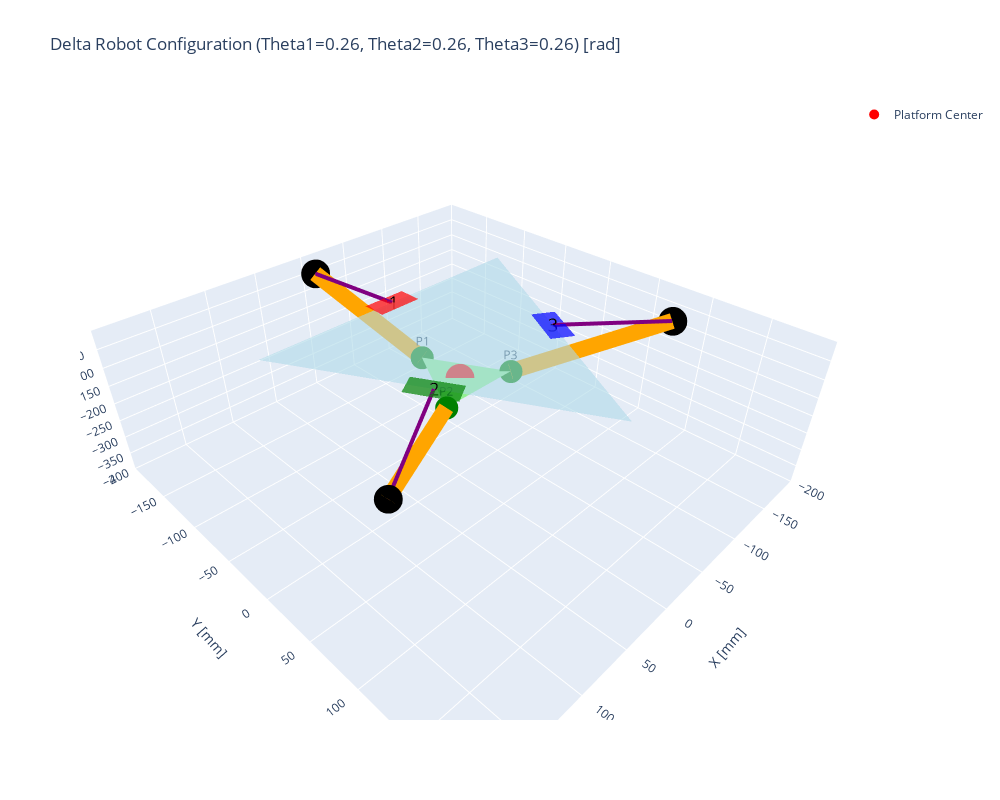
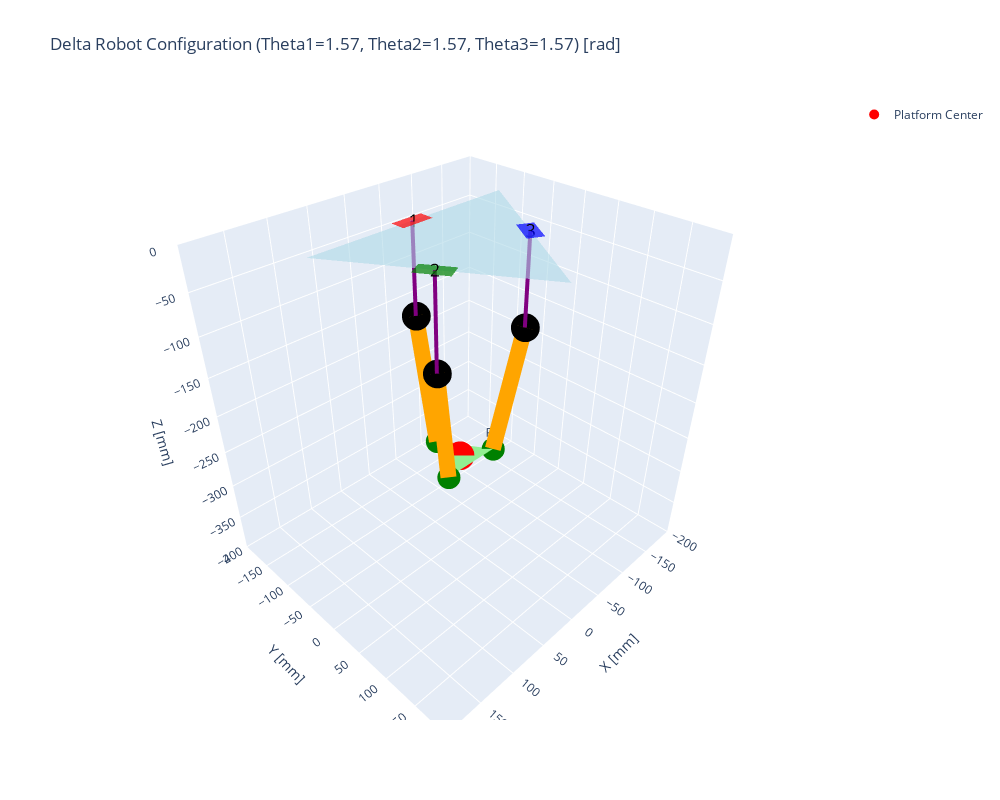
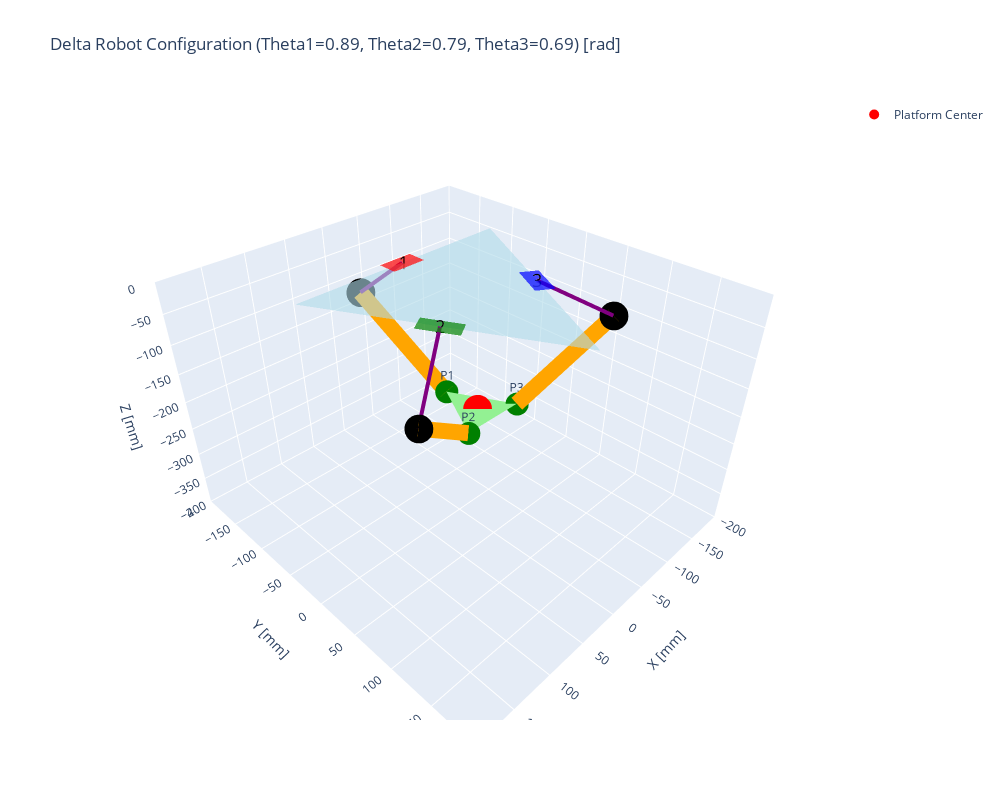

Notebook code for these charts, in order:
### Markdown cell above
# Plotting the Robot's Configuration

In order to better visualize the robot's configuration, we can plot the robot's links and joints in 3D space.

### Code cell
def motor_positions():
  return (
    (0,-WB,0), # B1
    ((np.sqrt(3)/2)*WB,WB/2,0), # B2
    (-(np.sqrt(3)/2)*WB, WB/2, 0)  # B3
  )
  
def base_vertices():
  return (
    (SB/2, -WB, 0), # b1
    (0, UB, 0), # b2
    (-SB/2, -WB, 0) # b3
  )

def platform_vertices(platform_position):
  # platform_position is a tuple (x,y,z)
  x, y, z = platform_position
  # Platform vertices with respect to the given platform position
  return (
    (x, y - UP, z), # P1
    (x + SP/2, y + WP, z), # P2
    (x - SP/2, y + WP, z) # P3
  )

def knee_joints(theta1,theta2,theta3):
  knee_1 = (0, -WB-L*np.cos(theta1), -L*np.sin(theta1))
  knee_2 = ((np.sqrt(3)/2)*(WB+L*np.cos(theta2)), (1/2)*(WB+L*np.cos(theta2)), -L*np.sin(theta2))
  knee_3 = ((-np.sqrt(3)/2)*(WB+L*np.cos(theta3)), (1/2)
            * (WB+L*np.cos(theta3)), -L*np.sin(theta3))
  return (knee_1, knee_2, knee_3)


def get_motor_rectangle_corners(motor_position, angle, motor_width=20, motor_length=40):
    # Local coordinates (centered at 0,0)
    dx = motor_length / 2
    dy = motor_width / 2
    local_corners = np.array([
        [-dx, -dy],
        [dx, -dy],
        [dx,  dy],
        [-dx,  dy]
    ])
    # Create rotation matrix for the given angle
    R = np.array([
        [np.cos(angle), -np.sin(angle)],
        [np.sin(angle),  np.cos(angle)]
    ])
    rotated = (local_corners @ R.T) + np.array(motor_position[:2])
    # Append the constant z coordinate from motor_position
    corners = [(pt[0], pt[1], motor_position[2]) for pt in rotated]
    return corners

def plot_robot(theta1, theta2, theta3):
  # Calculate the knee joint positions
  knee_1, knee_2, knee_3 = knee_joints(theta1, theta2, theta3)
  # Calculate the platform position
  try:
    platform_position = FK(theta1, theta2, theta3)
  except Exception as e:
    print(f"Exception for FK({theta1}, {theta2}, {theta3}): {e}")
    return
  # Get the base vertices
  bv1, bv2, bv3 = base_vertices()
  # Get the motor positions
  m1, m2, m3 = motor_positions()
  # Get the platform vertices
  pv1, pv2, pv3 = platform_vertices(platform_position)
  
  # Create a 3D plot
  fig = go.Figure()
  
  # --- Base Triangle (Mesh3d) ---
  base_x = [bv1[0], bv2[0], bv3[0]]
  base_y = [bv1[1], bv2[1], bv3[1]]
  base_z = [bv1[2], bv2[2], bv3[2]]
  fig.add_trace(go.Mesh3d(
      x=base_x, y=base_y, z=base_z,
      i=[0], j=[1], k=[2],
      color='lightblue', opacity=0.6,
      name='Base'
  ))
  
  # --- Platform Triangle (Mesh3d) ---
  plat_x = [pv1[0], pv2[0], pv3[0]]
  plat_y = [pv1[1], pv2[1], pv3[1]]
  plat_z = [pv1[2], pv2[2], pv3[2]]
  fig.add_trace(go.Mesh3d(
      x=plat_x, y=plat_y, z=plat_z,
      i=[0], j=[1], k=[2],
      color='lightgreen', opacity=1.0,
      name='Platform'
  ))
  
  # Draw a red sphere at the platform position
  fig.add_trace(go.Scatter3d(
        x=[platform_position[0]], y=[platform_position[1]], z=[platform_position[2]],
        mode='markers',
        marker=dict(color='red', size=10),
        name='Platform Center'
    ))

  # Add platform vertices as markers with labels
  platform_vertices_list = [pv1, pv2, pv3]
  for idx, pv in enumerate(platform_vertices_list, start=1):
      fig.add_trace(go.Scatter3d(
          x=[pv[0]], y=[pv[1]], z=[pv[2]],
          mode='markers+text',
          marker=dict(color='green', size=H/4),
          text=f'P{idx}',
          textposition='top center',
          name=f'PV {idx}',
          showlegend=False
      ))
  
  # --- Motor Rectangles ---
  # Determine motor orientations based on the base triangle sides:
  motor_angle1 = np.arctan2(bv1[1] - bv3[1], bv1[0] - bv3[0])
  motor_angle2 = np.arctan2(bv2[1] - bv1[1], bv2[0] - bv1[0])
  motor_angle3 = np.arctan2(bv3[1] - bv2[1], bv3[0] - bv2[0])
  motor_angles = [motor_angle1, motor_angle2, motor_angle3]
  motor_positions_list = [m1, m2, m3]
  motor_colors = ['red', 'green', 'blue']
  motor_ids = ['1', '2', '3']
  
# For each motor, compute its rectangle and add it as two triangles.
  for m, ang, color, mid in zip(motor_positions_list, motor_angles, motor_colors, motor_ids):
    corners = get_motor_rectangle_corners(m, ang)
    # Split quadrilateral into two triangles:
    # Triangle 1: corners[0], corners[1], corners[2]
    tri1_x = [corners[0][0], corners[1][0], corners[2][0]]
    tri1_y = [corners[0][1], corners[1][1], corners[2][1]]
    tri1_z = [corners[0][2], corners[1][2], corners[2][2]]
    
    # Triangle 2: corners[0], corners[2], corners[3]
    tri2_x = [corners[0][0], corners[2][0], corners[3][0]]
    tri2_y = [corners[0][1], corners[2][1], corners[3][1]]
    tri2_z = [corners[0][2], corners[2][2], corners[3][2]]
    
    # Add first triangle
    fig.add_trace(go.Mesh3d(
        x=tri1_x, y=tri1_y, z=tri1_z,
        color=color, opacity=0.7,
        name=f'Motor {mid}',
        showscale=False
    ))
    # Add second triangle
    fig.add_trace(go.Mesh3d(
        x=tri2_x, y=tri2_y, z=tri2_z,
        color=color, opacity=0.7,
        name=f'Motor {mid}',
        showscale=False
    ))
    # Add motor label as text at the motor position
    fig.add_trace(go.Scatter3d(
        x=[m[0]], y=[m[1]], z=[m[2]],
        mode='text',
        text=[mid],
        textposition='middle center',
        textfont=dict(color='black', size=18),
        showlegend=False
    ))
  # --- End of Motor Rectangles ---
    
  # --- Active Links (lines from motors to knee joints) ---
  knees = [knee_1, knee_2, knee_3]
  for m, k in zip(motor_positions_list, knees):
      fig.add_trace(go.Scatter3d(
          x=[m[0], k[0]],
          y=[m[1], k[1]],
          z=[m[2], k[2]],
          mode='lines',
          line=dict(color='purple', width=H/4),
          name='Active Link' + str(motor_positions_list.index(m) + 1),
          showlegend=False
      ))

      # --- Knee Joints as markers ---
      fig.add_trace(go.Scatter3d(
          x=[k[0]], y=[k[1]], z=[k[2]],
          mode='markers',
          marker=dict(color='black', size=10),
          name='Knee Joint' + str(knees.index(k) + 1),
          showlegend=False
      ))

  # --- Passive Links (rectangles from knee joints to platform vertices) ---
  for k, p in zip(knees, [pv1, pv2, pv3]):
      fig.add_trace(go.Scatter3d(
          x=[k[0], p[0]],
          y=[k[1], p[1]],
          z=[k[2], p[2]],
          mode='lines',
          line=dict(color='orange', width=H),
          name='Passive Link' + str(knees.index(k) + 1),
          showlegend=False
      ))
  
  
  # --- Update Layout and Style Plot ---
  fig.update_layout(
      scene=dict(
          xaxis_title='X [mm]',
          yaxis_title='Y [mm]',
          zaxis_title='Z [mm]',
          xaxis=dict(range=[-200, 200]),
          yaxis=dict(range=[-200, 200]),
          zaxis=dict(range=[-400, 0])
      ),
      title=f'Delta Robot Configuration (Theta1={theta1:.2f}, Theta2={theta2:.2f}, Theta3={theta3:.2f}) [rad]',
      width=1000,
      height=800
  )
  
  fig.show()


# "UP" position
plot_robot(
    theta1=np.deg2rad(15),
    theta2=np.deg2rad(15),
    theta3=np.deg2rad(15)
)

# "DOWN" position
plot_robot(
  theta1=np.pi/2,
  theta2=np.pi/2,
  theta3=np.pi/2
)

# Another configuration with different angles for each leg
plot_robot(
    theta1=np.pi/4 + 0.1,
    theta2=np.pi/4,
    theta3=np.pi/4 - 0.1
)

### Figure 1 — Plotly figure (JSON) as saved in the notebook; plotly's stock layout.template omitted (floating-point values rounded to 4 significant figures)
{"data": [{"color": "lightblue", "i": [0], "j": [1], "k": [2], "name": "Base", "opacity": 0.6, "type": "mesh3d", "x": [130.7, 0, -130.7], "y": [-75.43, 150.9, -75.43], "z": [0, 0, 0]}, {"color": "lightgreen", "i": [0], "j": [1], "k": [2], "name": "Platform", "opacity": 1, "type": "mesh3d", "x": [-1.912e-15, 36.74, -36.74], "y": [-42.42, 21.21, 21.21], "z": [-110.1, -110.1, -110.1]}, {"marker": {"color": "red", "size": 10}, "mode": "markers", "name": "Platform Center", "type": "scatter3d", "x": [-1.912e-15], "y": [1.104e-15], "z": [-110.1]}, {"marker": {"color": "green", "size": 8}, "mode": "markers+text", "name": "PV 1", "showlegend": false, "text": "P1", "textposition": "top center", "type": "scatter3d", "x": [-1.912e-15], "y": [-42.42], "z": [-110.1]}, {"marker": {"color": "green", "size": 8}, "mode": "markers+text", "name": "PV 2", "showlegend": false, "text": "P2", "textposition": "top center", "type": "scatter3d", "x": [36.74], "y": [21.21], "z": [-110.1]}, {"marker": {"color": "green", "size": 8}, "mode": "markers+text", "name": "PV 3", "showlegend": false, "text": "P3", "textposition": "top center", "type": "scatter3d", "x": [-36.74], "y": [21.21], "z": [-110.1]}, {"color": "red", "name": "Motor 1", "opacity": 0.7, "showscale": false, "type": "mesh3d", "x": [-20, 20, 20], "y": [-85.43, -85.43, -65.43], "z": [0, 0, 0]}, {"color": "red", "name": "Motor 1", "opacity": 0.7, "showscale": false, "type": "mesh3d", "x": [-20, 20, -20], "y": [-85.43, -65.43, -65.43], "z": [0, 0, 0]}, {"mode": "text", "showlegend": false, "text": ["1"], "textfont": {"color": "black", "size": 18}, "textposition": "middle center", "type": "scatter3d", "x": [0], "y": [-75.43], "z": [0]}, {"color": "green", "name": "Motor 2", "opacity": 0.7, "showscale": false, "type": "mesh3d", "x": [83.99, 63.99, 46.67], "y": [25.4, 60.04, 50.04], "z": [0, 0, 0]}, {"color": "green", "name": "Motor 2", "opacity": 0.7, "showscale": false, "type": "mesh3d", "x": [83.99, 46.67, 66.67], "y": [25.4, 50.04, 15.4], "z": [0, 0, 0]}, {"mode": "text", "showlegend": false, "text": ["2"], "textfont": {"color": "black", "size": 18}, "textposition": "middle center", "type": "scatter3d", "x": [65.33], "y": [37.72], "z": [0]}, {"color": "blue", "name": "Motor 3", "opacity": 0.7, "showscale": false, "type": "mesh3d", "x": [-63.99, -83.99, -66.67], "y": [60.04, 25.4, 15.4], "z": [0, 0, 0]}, {"color": "blue", "name": "Motor 3", "opacity": 0.7, "showscale": false, "type": "mesh3d", "x": [-63.99, -66.67, -46.67], "y": [60.04, 15.4, 50.04], "z": [0, 0, 0]}, {"mode": "text", "showlegend": false, "text": ["3"], "textfont": {"color": "black", "size": 18}, "textposition": "middle center", "type": "scatter3d", "x": [-65.33], "y": [37.72], "z": [0]}, {"line": {"color": "purple", "width": 8}, "mode": "lines", "name": "Active Link1", "showlegend": false, "type": "scatter3d", "x": [0, 0], "y": [-75.43, -179.8], "z": [0, -27.95]}, {"marker": {"color": "black", "size": 10}, "mode": "markers", "name": "Knee Joint1", "showlegend": false, "type": "scatter3d", "x": [0], "y": [-179.8], "z": [-27.95]}, {"line": {"color": "purple", "width": 8}, "mode": "lines", "name": "Active Link2", "showlegend": false, "type": "scatter3d", "x": [65.33, 155.7], "y": [37.72, 89.88], "z": [0, -27.95]}, {"marker": {"color": "black", "size": 10}, "mode": "markers", "name": "Knee Joint2", "showlegend": false, "type": "scatter3d", "x": [155.7], "y": [89.88], "z": [-27.95]}, {"line": {"color": "purple", "width": 8}, "mode": "lines", "name": "Active Link3", "showlegend": false, "type": "scatter3d", "x": [-65.33, -155.7], "y": [37.72, 89.88], "z": [0, -27.95]}, {"marker": {"color": "black", "size": 10}, "mode": "markers", "name": "Knee Joint3", "showlegend": false, "type": "scatter3d", "x": [-155.7], "y": [89.88], "z": [-27.95]}, {"line": {"color": "orange", "width": 32}, "mode": "lines", "name": "Passive Link1", "showlegend": false, "type": "scatter3d", "x": [0, -1.912e-15], "y": [-179.8, -42.42], "z": [-27.95, -110.1]}, {"line": {"color": "orange", "width": 32}, "mode": "lines", "name": "Passive Link2", "showlegend": false, "type": "scatter3d", "x": [155.7, 36.74], "y": [89.88, 21.21], "z": [-27.95, -110.1]}, {"line": {"color": "orange", "width": 32}, "mode": "lines", "name": "Passive Link3", "showlegend": false, "type": "scatter3d", "x": [-155.7, -36.74], "y": [89.88, 21.21], "z": [-27.95, -110.1]}], "layout": {"height": 800, "scene": {"xaxis": {"range": [-200, 200], "title": {"text": "X [mm]"}}, "yaxis": {"range": [-200, 200], "title": {"text": "Y [mm]"}}, "zaxis": {"range": [-400, 0], "title": {"text": "Z [mm]"}}}, "title": {"text": "Delta Robot Configuration (Theta1=0.26, Theta2=0.26, Theta3=0.26) [rad]"}, "width": 1000}}

### Figure 2 — Plotly figure (JSON) as saved in the notebook; plotly's stock layout.template omitted (floating-point values rounded to 4 significant figures)
{"data": [{"color": "lightblue", "i": [0], "j": [1], "k": [2], "name": "Base", "opacity": 0.6, "type": "mesh3d", "x": [130.7, 0, -130.7], "y": [-75.43, 150.9, -75.43], "z": [0, 0, 0]}, {"color": "lightgreen", "i": [0], "j": [1], "k": [2], "name": "Platform", "opacity": 1, "type": "mesh3d", "x": [0, 36.74, -36.74], "y": [-42.42, 21.21, 21.21], "z": [-264.6, -264.6, -264.6]}, {"marker": {"color": "red", "size": 10}, "mode": "markers", "name": "Platform Center", "type": "scatter3d", "x": [0], "y": [-6.888e-15], "z": [-264.6]}, {"marker": {"color": "green", "size": 8}, "mode": "markers+text", "name": "PV 1", "showlegend": false, "text": "P1", "textposition": "top center", "type": "scatter3d", "x": [0], "y": [-42.42], "z": [-264.6]}, {"marker": {"color": "green", "size": 8}, "mode": "markers+text", "name": "PV 2", "showlegend": false, "text": "P2", "textposition": "top center", "type": "scatter3d", "x": [36.74], "y": [21.21], "z": [-264.6]}, {"marker": {"color": "green", "size": 8}, "mode": "markers+text", "name": "PV 3", "showlegend": false, "text": "P3", "textposition": "top center", "type": "scatter3d", "x": [-36.74], "y": [21.21], "z": [-264.6]}, {"color": "red", "name": "Motor 1", "opacity": 0.7, "showscale": false, "type": "mesh3d", "x": [-20, 20, 20], "y": [-85.43, -85.43, -65.43], "z": [0, 0, 0]}, {"color": "red", "name": "Motor 1", "opacity": 0.7, "showscale": false, "type": "mesh3d", "x": [-20, 20, -20], "y": [-85.43, -65.43, -65.43], "z": [0, 0, 0]}, {"mode": "text", "showlegend": false, "text": ["1"], "textfont": {"color": "black", "size": 18}, "textposition": "middle center", "type": "scatter3d", "x": [0], "y": [-75.43], "z": [0]}, {"color": "green", "name": "Motor 2", "opacity": 0.7, "showscale": false, "type": "mesh3d", "x": [83.99, 63.99, 46.67], "y": [25.4, 60.04, 50.04], "z": [0, 0, 0]}, {"color": "green", "name": "Motor 2", "opacity": 0.7, "showscale": false, "type": "mesh3d", "x": [83.99, 46.67, 66.67], "y": [25.4, 50.04, 15.4], "z": [0, 0, 0]}, {"mode": "text", "showlegend": false, "text": ["2"], "textfont": {"color": "black", "size": 18}, "textposition": "middle center", "type": "scatter3d", "x": [65.33], "y": [37.72], "z": [0]}, {"color": "blue", "name": "Motor 3", "opacity": 0.7, "showscale": false, "type": "mesh3d", "x": [-63.99, -83.99, -66.67], "y": [60.04, 25.4, 15.4], "z": [0, 0, 0]}, {"color": "blue", "name": "Motor 3", "opacity": 0.7, "showscale": false, "type": "mesh3d", "x": [-63.99, -66.67, -46.67], "y": [60.04, 15.4, 50.04], "z": [0, 0, 0]}, {"mode": "text", "showlegend": false, "text": ["3"], "textfont": {"color": "black", "size": 18}, "textposition": "middle center", "type": "scatter3d", "x": [-65.33], "y": [37.72], "z": [0]}, {"line": {"color": "purple", "width": 8}, "mode": "lines", "name": "Active Link1", "showlegend": false, "type": "scatter3d", "x": [0, 0], "y": [-75.43, -75.43], "z": [0, -108]}, {"marker": {"color": "black", "size": 10}, "mode": "markers", "name": "Knee Joint1", "showlegend": false, "type": "scatter3d", "x": [0], "y": [-75.43], "z": [-108]}, {"line": {"color": "purple", "width": 8}, "mode": "lines", "name": "Active Link2", "showlegend": false, "type": "scatter3d", "x": [65.33, 65.33], "y": [37.72, 37.72], "z": [0, -108]}, {"marker": {"color": "black", "size": 10}, "mode": "markers", "name": "Knee Joint2", "showlegend": false, "type": "scatter3d", "x": [65.33], "y": [37.72], "z": [-108]}, {"line": {"color": "purple", "width": 8}, "mode": "lines", "name": "Active Link3", "showlegend": false, "type": "scatter3d", "x": [-65.33, -65.33], "y": [37.72, 37.72], "z": [0, -108]}, {"marker": {"color": "black", "size": 10}, "mode": "markers", "name": "Knee Joint3", "showlegend": false, "type": "scatter3d", "x": [-65.33], "y": [37.72], "z": [-108]}, {"line": {"color": "orange", "width": 32}, "mode": "lines", "name": "Passive Link1", "showlegend": false, "type": "scatter3d", "x": [0, 0], "y": [-75.43, -42.42], "z": [-108, -264.6]}, {"line": {"color": "orange", "width": 32}, "mode": "lines", "name": "Passive Link2", "showlegend": false, "type": "scatter3d", "x": [65.33, 36.74], "y": [37.72, 21.21], "z": [-108, -264.6]}, {"line": {"color": "orange", "width": 32}, "mode": "lines", "name": "Passive Link3", "showlegend": false, "type": "scatter3d", "x": [-65.33, -36.74], "y": [37.72, 21.21], "z": [-108, -264.6]}], "layout": {"height": 800, "scene": {"xaxis": {"range": [-200, 200], "title": {"text": "X [mm]"}}, "yaxis": {"range": [-200, 200], "title": {"text": "Y [mm]"}}, "zaxis": {"range": [-400, 0], "title": {"text": "Z [mm]"}}}, "title": {"text": "Delta Robot Configuration (Theta1=1.57, Theta2=1.57, Theta3=1.57) [rad]"}, "width": 1000}}

### Figure 3 — Plotly figure (JSON) as saved in the notebook; plotly's stock layout.template omitted (floating-point values rounded to 4 significant figures)
{"data": [{"color": "lightblue", "i": [0], "j": [1], "k": [2], "name": "Base", "opacity": 0.6, "type": "mesh3d", "x": [130.7, 0, -130.7], "y": [-75.43, 150.9, -75.43], "z": [0, 0, 0]}, {"color": "lightgreen", "i": [0], "j": [1], "k": [2], "name": "Platform", "opacity": 1, "type": "mesh3d", "x": [-8.783, 27.96, -45.52], "y": [-26.49, 37.15, 37.15], "z": [-192.1, -192.1, -192.1]}, {"marker": {"color": "red", "size": 10}, "mode": "markers", "name": "Platform Center", "type": "scatter3d", "x": [-8.783], "y": [15.94], "z": [-192.1]}, {"marker": {"color": "green", "size": 8}, "mode": "markers+text", "name": "PV 1", "showlegend": false, "text": "P1", "textposition": "top center", "type": "scatter3d", "x": [-8.783], "y": [-26.49], "z": [-192.1]}, {"marker": {"color": "green", "size": 8}, "mode": "markers+text", "name": "PV 2", "showlegend": false, "text": "P2", "textposition": "top center", "type": "scatter3d", "x": [27.96], "y": [37.15], "z": [-192.1]}, {"marker": {"color": "green", "size": 8}, "mode": "markers+text", "name": "PV 3", "showlegend": false, "text": "P3", "textposition": "top center", "type": "scatter3d", "x": [-45.52], "y": [37.15], "z": [-192.1]}, {"color": "red", "name": "Motor 1", "opacity": 0.7, "showscale": false, "type": "mesh3d", "x": [-20, 20, 20], "y": [-85.43, -85.43, -65.43], "z": [0, 0, 0]}, {"color": "red", "name": "Motor 1", "opacity": 0.7, "showscale": false, "type": "mesh3d", "x": [-20, 20, -20], "y": [-85.43, -65.43, -65.43], "z": [0, 0, 0]}, {"mode": "text", "showlegend": false, "text": ["1"], "textfont": {"color": "black", "size": 18}, "textposition": "middle center", "type": "scatter3d", "x": [0], "y": [-75.43], "z": [0]}, {"color": "green", "name": "Motor 2", "opacity": 0.7, "showscale": false, "type": "mesh3d", "x": [83.99, 63.99, 46.67], "y": [25.4, 60.04, 50.04], "z": [0, 0, 0]}, {"color": "green", "name": "Motor 2", "opacity": 0.7, "showscale": false, "type": "mesh3d", "x": [83.99, 46.67, 66.67], "y": [25.4, 50.04, 15.4], "z": [0, 0, 0]}, {"mode": "text", "showlegend": false, "text": ["2"], "textfont": {"color": "black", "size": 18}, "textposition": "middle center", "type": "scatter3d", "x": [65.33], "y": [37.72], "z": [0]}, {"color": "blue", "name": "Motor 3", "opacity": 0.7, "showscale": false, "type": "mesh3d", "x": [-63.99, -83.99, -66.67], "y": [60.04, 25.4, 15.4], "z": [0, 0, 0]}, {"color": "blue", "name": "Motor 3", "opacity": 0.7, "showscale": false, "type": "mesh3d", "x": [-63.99, -66.67, -46.67], "y": [60.04, 15.4, 50.04], "z": [0, 0, 0]}, {"mode": "text", "showlegend": false, "text": ["3"], "textfont": {"color": "black", "size": 18}, "textposition": "middle center", "type": "scatter3d", "x": [-65.33], "y": [37.72], "z": [0]}, {"line": {"color": "purple", "width": 8}, "mode": "lines", "name": "Active Link1", "showlegend": false, "type": "scatter3d", "x": [0, 0], "y": [-75.43, -143.8], "z": [0, -83.61]}, {"marker": {"color": "black", "size": 10}, "mode": "markers", "name": "Knee Joint1", "showlegend": false, "type": "scatter3d", "x": [0], "y": [-143.8], "z": [-83.61]}, {"line": {"color": "purple", "width": 8}, "mode": "lines", "name": "Active Link2", "showlegend": false, "type": "scatter3d", "x": [65.33, 131.5], "y": [37.72, 75.9], "z": [0, -76.37]}, {"marker": {"color": "black", "size": 10}, "mode": "markers", "name": "Knee Joint2", "showlegend": false, "type": "scatter3d", "x": [131.5], "y": [75.9], "z": [-76.37]}, {"line": {"color": "purple", "width": 8}, "mode": "lines", "name": "Active Link3", "showlegend": false, "type": "scatter3d", "x": [-65.33, -137.7], "y": [37.72, 79.52], "z": [0, -68.36]}, {"marker": {"color": "black", "size": 10}, "mode": "markers", "name": "Knee Joint3", "showlegend": false, "type": "scatter3d", "x": [-137.7], "y": [79.52], "z": [-68.36]}, {"line": {"color": "orange", "width": 32}, "mode": "lines", "name": "Passive Link1", "showlegend": false, "type": "scatter3d", "x": [0, -8.783], "y": [-143.8, -26.49], "z": [-83.61, -192.1]}, {"line": {"color": "orange", "width": 32}, "mode": "lines", "name": "Passive Link2", "showlegend": false, "type": "scatter3d", "x": [131.5, 27.96], "y": [75.9, 37.15], "z": [-76.37, -192.1]}, {"line": {"color": "orange", "width": 32}, "mode": "lines", "name": "Passive Link3", "showlegend": false, "type": "scatter3d", "x": [-137.7, -45.52], "y": [79.52, 37.15], "z": [-68.36, -192.1]}], "layout": {"height": 800, "scene": {"xaxis": {"range": [-200, 200], "title": {"text": "X [mm]"}}, "yaxis": {"range": [-200, 200], "title": {"text": "Y [mm]"}}, "zaxis": {"range": [-400, 0], "title": {"text": "Z [mm]"}}}, "title": {"text": "Delta Robot Configuration (Theta1=0.89, Theta2=0.79, Theta3=0.69) [rad]"}, "width": 1000}}
